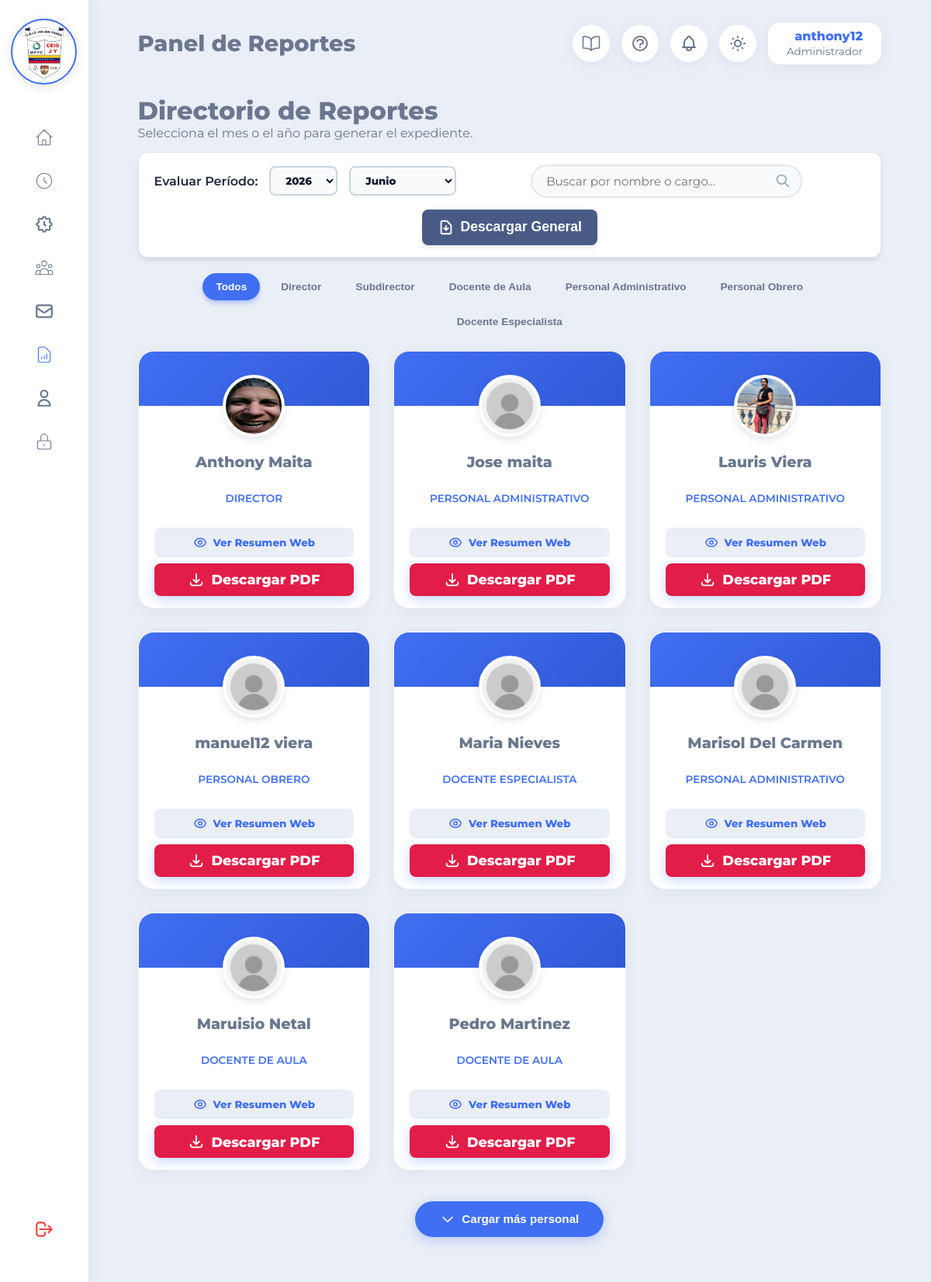
Screenshot of /vistas/reportes.php (signed in) with the database file from the repository.
### tables this page shows
CREATE TABLE `cargos` (
  `id_cargo` int(11) NOT NULL AUTO_INCREMENT,
  `nombre_cargo` varchar(100) NOT NULL,
  PRIMARY KEY (`id_cargo`)
);

CREATE TABLE `personal` (
  `id_personal` int(11) NOT NULL AUTO_INCREMENT,
  `cedula` varchar(15) NOT NULL,
  `nombres` varchar(100) NOT NULL,
  `apellidos` varchar(100) NOT NULL,
  `foto_perfil` varchar(255) NOT NULL DEFAULT 'default.png',
  `telefono` varchar(20) NOT NULL,
  `id_cargo` int(11) NOT NULL,
  `id_usuario` int(11) NOT NULL,
  `hora_entrada_personalizada` time DEFAULT NULL,
  `hora_salida_personalizada` time DEFAULT NULL,
  `fecha_ingreso` date DEFAULT curdate(),
  PRIMARY KEY (`id_personal`),
  UNIQUE KEY `cedula_unica` (`cedula`),
  KEY `fk_personal_cargo` (`id_cargo`),
  KEY `fk_personal_usuario` (`id_usuario`),
  CONSTRAINT `fk_personal_cargo` FOREIGN KEY (`id_cargo`) REFERENCES `cargos` (`id_cargo`) ON UPDATE CASCADE,
  CONSTRAINT `fk_personal_usuario` FOREIGN KEY (`id_usuario`) REFERENCES `usuarios` (`id_usuario`) ON DELETE CASCADE ON UPDATE CASCADE
);

### vistas/reportes.php (the view, shortened to what this page needs)
<?php
require_once '../configuracion/conexion.php';
$id_rol = $_SESSION['id_rol'];
$es_directivo = ($id_rol == 1 || $id_rol == 2);
if ($es_directivo) {
    $stmt_fechas = $conexion->query("SELECT DISTINCT YEAR(fecha) as anio, MONTH(fecha) as mes FROM asistencias ORDER BY anio DESC, mes DESC");
}
$fechas_bd = $stmt_fechas->fetchAll(PDO::FETCH_ASSOC);
$anios_disponibles = [];
foreach ($fechas_bd as $f) {
    if (!in_array($f['anio'], $anios_disponibles)) {
        $anios_disponibles[] = $f['anio'];
    }
}
$stmt_cargos = $conexion->query("SELECT id_cargo, nombre_cargo FROM cargos ORDER BY id_cargo ASC");
$cargos = $stmt_cargos->fetchAll(PDO::FETCH_ASSOC);
if ($es_directivo) {
    $sql_personal = "
        SELECT p.id_personal, p.nombres, p.apellidos, p.foto_perfil, p.id_cargo, c.nombre_cargo
        FROM personal p
        INNER JOIN cargos c ON p.id_cargo = c.id_cargo
        INNER JOIN usuarios u ON p.id_usuario = u.id_usuario
        WHERE u.estado = 'Activo'
        ORDER BY p.nombres ASC";
    $stmt_personal = $conexion->query($sql_personal);
}
$lista_personal = $stmt_personal->fetchAll(PDO::FETCH_ASSOC);
?>
<!DOCTYPE html>
<html lang="es" data-theme="light">
<head>
    <link rel="stylesheet" href="../recursos/css/principal.css?v=<?php echo time(); ?>">
    <link rel="stylesheet" href="../recursos/css/guia_dinamica.css?v=<?php echo time(); ?>">
</head>
<body>
    <?php $pagina_activa = 'reportes'; require_once 'componentes/sidebar.php'; ?>
    <div class="contenedor-principal">
        <?php $titulo_pagina = $es_directivo ? 'Panel de Reportes' : 'Mi Reporte de Asistencia'; require_once 'componentes/topbar.php'; ?>
        <main class="contenido">
            <div class="cabecera-personal cabecera-personal--reportes">
                <div>
                    <h1><?php echo $es_directivo ? 'Directorio de Reportes' : 'Mi Reporte Mensual'; ?></h1>
                    <p>Selecciona el mes o el año para generar el expediente.</p>
                </div>
            </div>
            <div class="contenedor-filtros-globales <?php if(!$es_directivo) echo 'contenedor-filtros-globales--personal'; ?>">
                <div class="grupo-selectores">
                    <span class="label-periodo">Evaluar Período:</span>
                    <select id="anio_global">
                        <?php if(empty($anios_disponibles)): ?>
                            <option value="<?php echo date('Y'); ?>"><?php echo date('Y'); ?></option>
                        <?php else: ?>
                            <?php foreach($anios_disponibles as $a): ?>
                                <option value="<?php echo $a; ?>"><?php echo $a; ?></option>
                            <?php endforeach; ?>
                        <?php endif; ?>
                    </select>
                    <select id="mes_global"></select>
                </div>
                <?php if ($es_directivo): ?>
                    <div class="contenedor-busqueda-elegante">
                        <input type="text" id="buscador-empleados" class="campo-busqueda-elegante" placeholder="Buscar por nombre o cargo...">
                    </div>
                    <div class="grupo-acciones-derecha">
                        <button onclick="descargarPDF('todos')" class="btn-guardar btn-descarga-general">
                            Descargar General
                        </button>
                    </div>
                <?php endif; ?>
            </div>
            <?php if ($es_directivo): ?>
                <div class="botones-filtro-cargo" id="contenedor-filtros">
                    <button class="btn-filtro activo" onclick="aplicarFiltrosCombinados('todos', this, true)">Todos</button>
                    <?php foreach($cargos as $c): ?>
                        <button class="btn-filtro" onclick="aplicarFiltrosCombinados(<?php echo $c['id_cargo']; ?>, this, true)">
                            <?php echo htmlspecialchars($c['nombre_cargo']); ?>
                        </button>
                    <?php endforeach; ?>
                </div>
            <?php endif; ?>
            <div class="grid-perfiles" id="directorio-personal">
                <?php foreach ($lista_personal as $emp): ?>
                    <div class="tarjeta-perfil item-filtrable" data-cargo="<?php echo $emp['id_cargo']; ?>">
                        <div class="contenedor-avatar contenedor-avatar--reportes">
                            <img src="../recursos/img/perfiles/<?php echo htmlspecialchars($emp['foto_perfil']); ?>" alt="Foto">
                        </div>
                        <div class="info-perfil info-perfil--reportes">
                            <h3 class="nombre-empleado"><?php echo htmlspecialchars($emp['nombres'] . ' ' . $emp['apellidos']); ?></h3>
                            <span class="cargo-empleado"><?php echo htmlspecialchars($emp['nombre_cargo']); ?></span>
                            <div class="acciones-perfil">
                                <button onclick="abrirResumen(<?php echo $emp['id_personal']; ?>, '<?php echo addslashes($emp['nombres'] . ' ' . $emp['apellidos']); ?>', '<?php echo addslashes($emp['nombre_cargo']); ?>')" class="btn-editar-horario btn-ver-resumen">
                                    Ver Resumen Web
                                </button>
                                <button onclick="descargarPDF(<?php echo $emp['id_personal']; ?>)" class="btn-guardar btn-descargar-pdf-tarjeta">
                                    <svg xmlns="http://www.w3.org/2000/svg" width="18" height="18" fill="none" viewBox="0 0 24 24" stroke="currentColor"><path stroke-linecap="round" stroke-linejoin="round" stroke-width="2" d="M4 16v1a3 3 0 003 3h10a3 3 0 003-3v-1m-4-4l-4 4m0 0l-4-4m4 4V4" /></svg>
                                    Descargar PDF
                                </button>
                            </div>
                        </div>
                    </div>
                <?php endforeach; ?>
            </div>
            <?php if ($es_directivo): ?>
            <div id="contenedor-ver-mas-reportes" class="contenedor-ver-mas">
                <button id="btn-ver-mas-reportes" class="btn-guardar btn-ver-mas-pill">
                    <svg xmlns="http://www.w3.org/2000/svg" fill="none" viewBox="0 0 24 24" stroke="currentColor"><path stroke-linecap="round" stroke-linejoin="round" stroke-width="2" d="M19 9l-7 7-7-7" /></svg>
                    Cargar más personal
                </button>
            </div>
            <?php endif; ?>
        </main>
    </div>
</body>
</html>

### rows the page displays
cargos: nombre_cargo "Director"
cargos: nombre_cargo "Subdirector"
cargos: nombre_cargo "Docente de Aula"
cargos: nombre_cargo "Personal Administrativo"
cargos: nombre_cargo "Personal Obrero"
cargos: nombre_cargo "Docente Especialista"
personal: foto_perfil (picture), nombres+apellidos "Anthony Maita", id_cargo.nombre_cargo "DIRECTOR"
personal: foto_perfil (placeholder picture), nombres+apellidos "Jose maita", id_cargo.nombre_cargo "PERSONAL ADMINISTRATIVO"
personal: foto_perfil (picture), nombres+apellidos "Lauris Viera", id_cargo.nombre_cargo "PERSONAL ADMINISTRATIVO"
personal: foto_perfil (placeholder picture), nombres+apellidos "manuel12 viera", id_cargo.nombre_cargo "PERSONAL OBRERO"
personal: foto_perfil (placeholder picture), nombres+apellidos "Maria Nieves", id_cargo.nombre_cargo "DOCENTE ESPECIALISTA"
personal: foto_perfil (placeholder picture), nombres+apellidos "Marisol Del Carmen", id_cargo.nombre_cargo "PERSONAL ADMINISTRATIVO"
personal: foto_perfil (placeholder picture), nombres+apellidos "Maruisio Netal", id_cargo.nombre_cargo "DOCENTE DE AULA"
personal: foto_perfil (placeholder picture), nombres+apellidos "Pedro Martinez", id_cargo.nombre_cargo "DOCENTE DE AULA"

### other values shown
$titulo_pagina "Panel de Reportes"
$nombre "anthony12"
$rol "Administrador"
form field value "2026"
